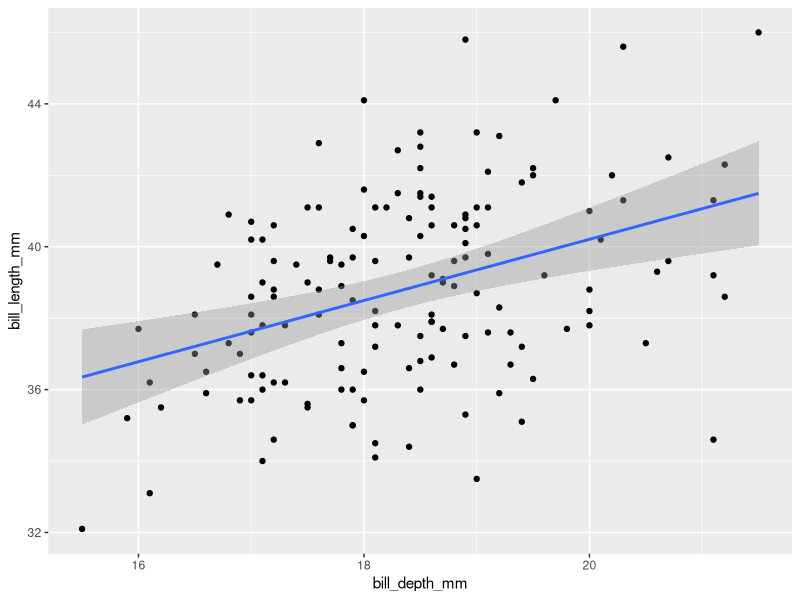
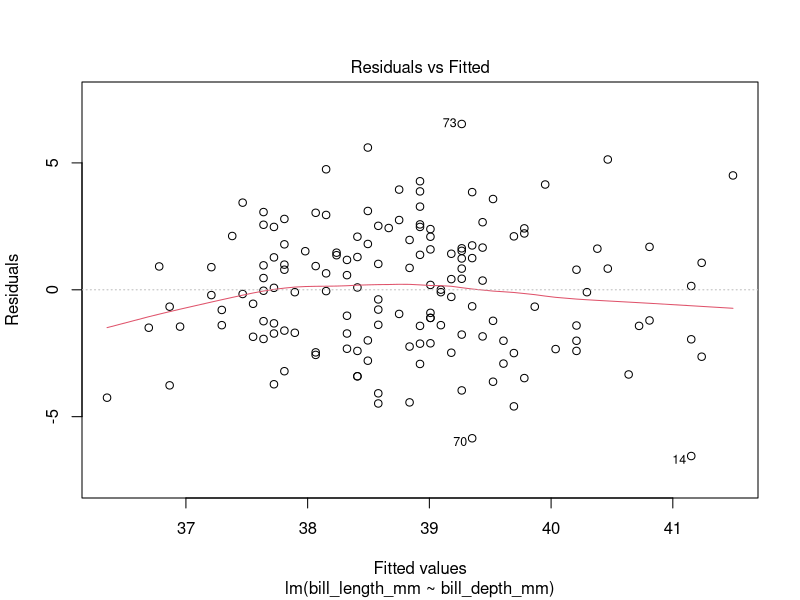
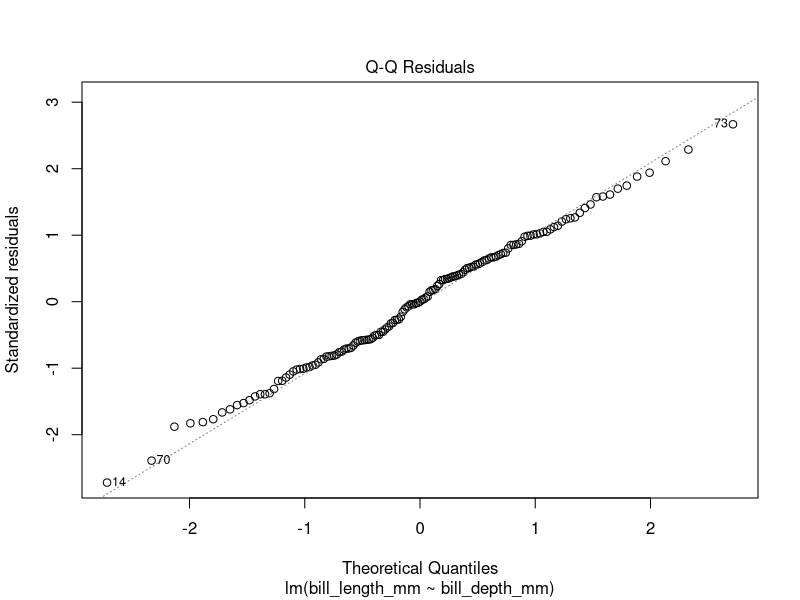
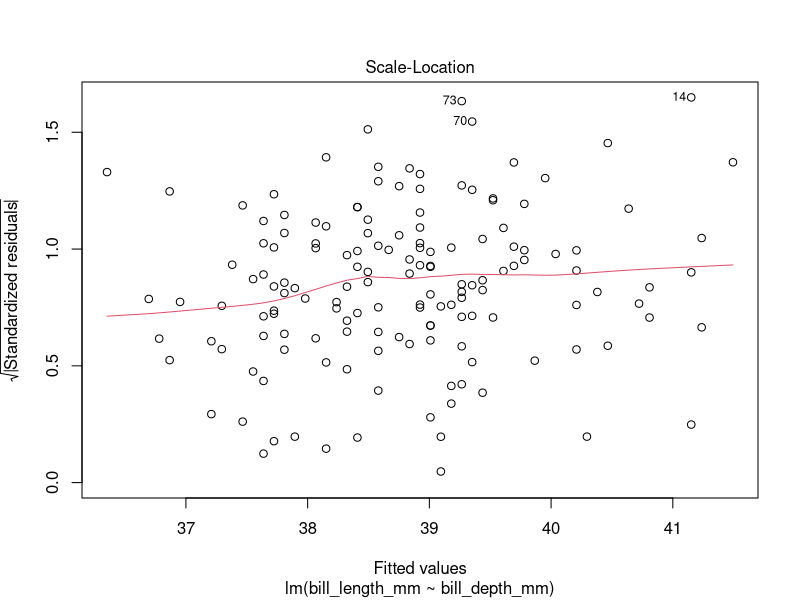
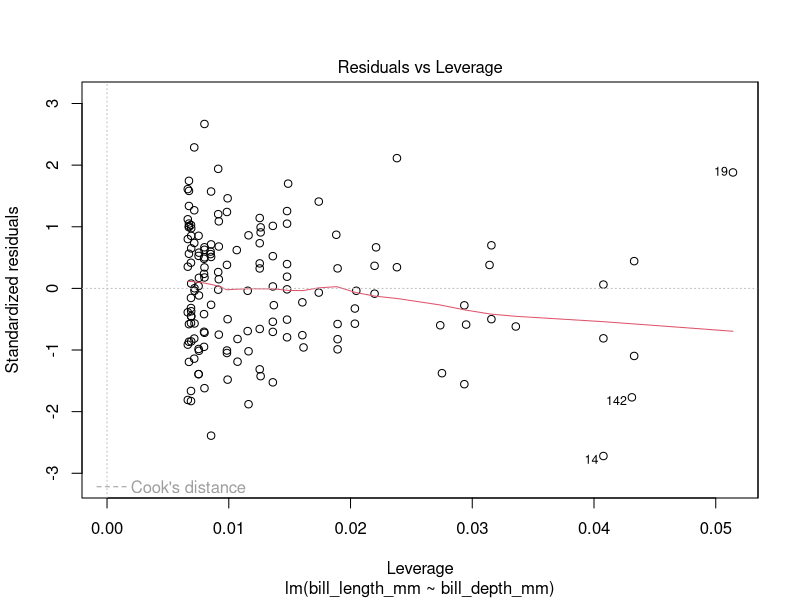
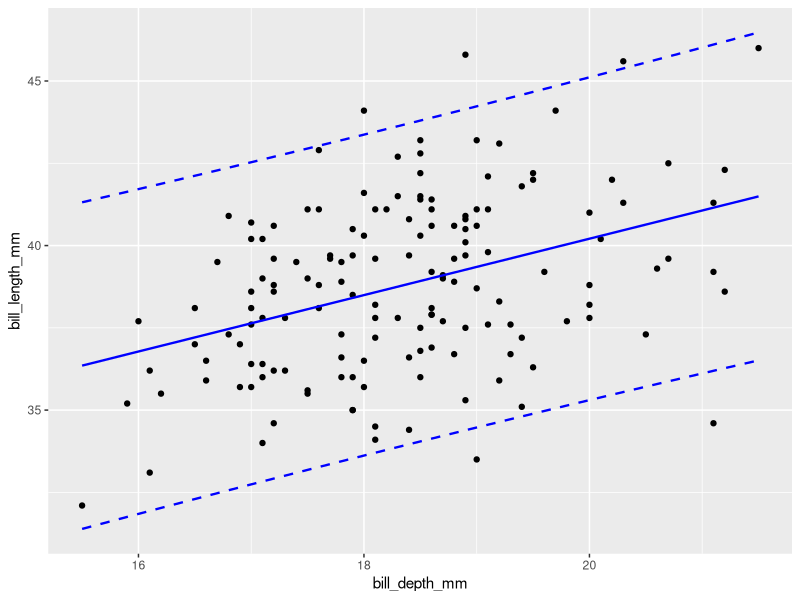

R code for these plots, in order: (Note: this script raises an error after producing the figures.)
# Prediction intervals for linear models
library(tidyverse)
library(modeldata)
?predict 
data(penguins)

adelie <- penguins %>% 
  filter(species == "Adelie",
         !is.na(bill_length_mm))

View(adelie)

ggplot(adelie, aes(x = bill_depth_mm,
                   y = bill_length_mm)) +
  geom_point() +
  geom_smooth(method = "lm",
              level = .99)

model <- lm(bill_length_mm ~ bill_depth_mm, 
            data = adelie)
plot(model)

adelie_pred <- predict(model, 
                       interval = "prediction")

adelie_new <- cbind(adelie, 
                    adelie_pred)
View(adelie_new)

ggplot(adelie_new, aes(x = bill_depth_mm)) + 
  geom_point(aes(y = bill_length_mm)) +
  geom_line(aes(y = fit),
            col = "blue",
            size = .8) +
  geom_line(aes(y = upr),
            linetype = "dashed",
            col = "blue",
            size = .8) +
  geom_line(aes(y = lwr),
            linetype = "dashed",
            col = "blue", 
            size = .8)  # note 'linewidth' is now used instead of 'size'

adelie_pred <- predict(model, 
                       interval = "prediction",
                       level = .8)
adelie_pred <- cbind(adelie, adelie_pred)

augment(model)
